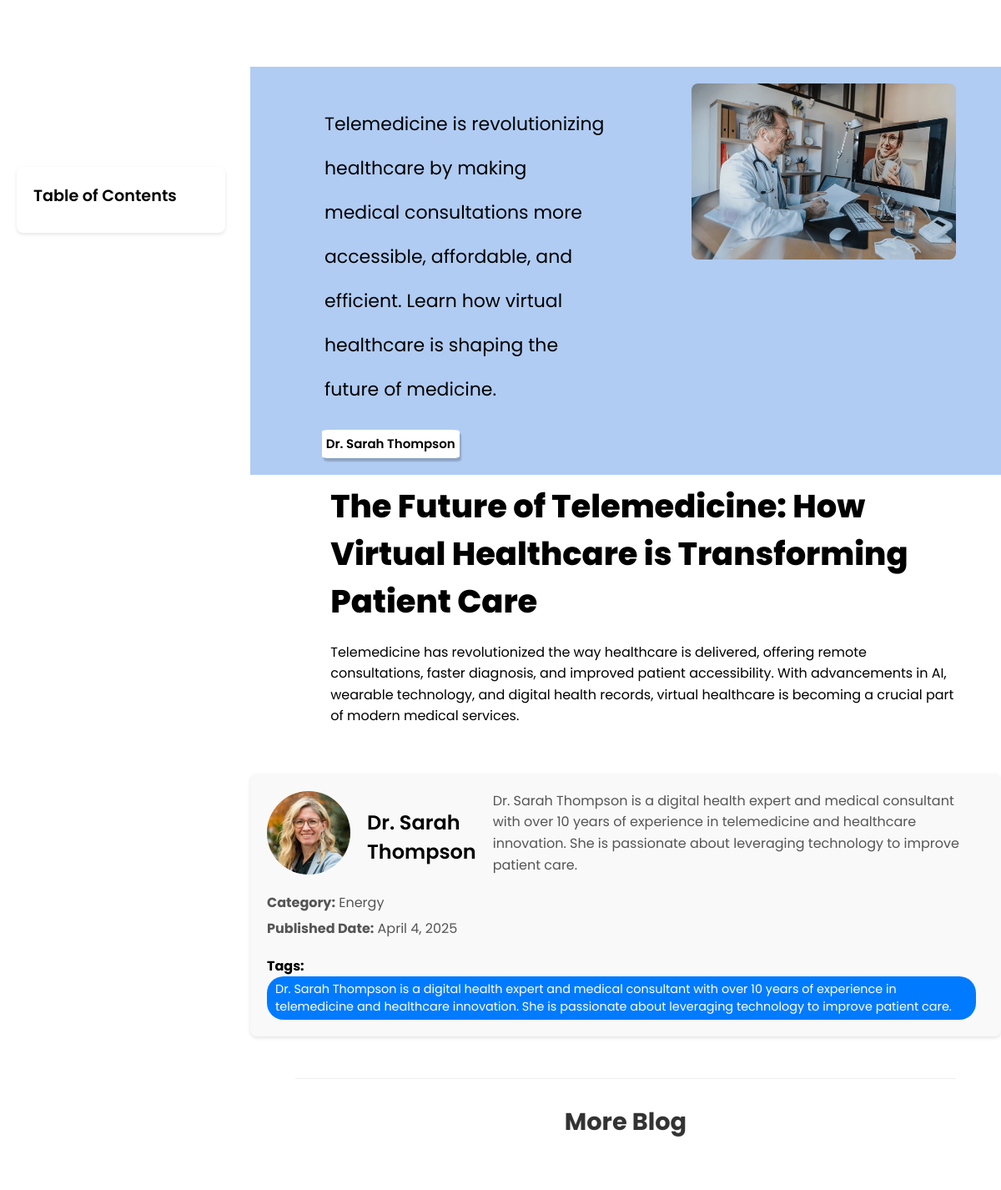
The app's page /blog/esports/the-future-of-telemedicine/ with its own data.
### blog/models.py (models this page shows, shortened)
class Blog(models.Model):
    BLOG_TYPE_CHOICES = [
        ('commerce', 'commerce'),
        ('energy', 'energy'),
        ('esports', 'esports'),
        ('fintech', 'fintech'),
        ('healthcare', 'healthcare'),
        ('realestate', 'realestate'),
        ('tour', 'tour'),
    ]
    title = models.CharField(max_length=255)
    slug = models.SlugField(unique=False, blank=True)
    image = models.ImageField(upload_to="blog/images/blog_images")
    content = models.TextField()
    short_description = models.CharField(max_length=200, blank=True, null=True)
    category = models.CharField(max_length=100)
    published_date = models.DateTimeField(auto_now_add=True)
    author = models.CharField(max_length=100, default="Unknown Author")
    author_description = models.TextField(default="No description available.")
    author_image = models.ImageField(
    upload_to='blog/images/author_images/',
    default='blog/images/author_images/default_author_image.png',
    blank=True, null=True
    )
    active = models.BooleanField(default=True)
    tags = models.ManyToManyField(Tag, blank=True)
    blog_type = models.CharField(
        max_length=20, choices=BLOG_TYPE_CHOICES, default='healthcare'
    )  # Default value corrected

class Tag(models.Model):
    name = models.CharField(max_length=50, unique=True)
    slug = models.SlugField(unique=False, blank=True)

### blog/views.py (the view)
# urls.py: re_path(r"^commerce/(?P<slug>[-\w]+)/$", views.blog_detail, {"blog_type": "commerce"}, name="commerce_blog_detail"),
def blog_detail(request, slug, blog_type=None):
    if blog_type not in dict(Blog.BLOG_TYPE_CHOICES).keys():
        messages.error(request, 'Invalid blog type!')
        return redirect('blog:form')
    blog = get_object_or_404(Blog, slug=slug, blog_type=blog_type)
    recent_blogs = Blog.objects.filter(
        active=True,
        blog_type=blog_type
    ).exclude(
        id=blog.id
    ).order_by(
        "-published_date"
    )[:4]
    return render(request, f'{blog_type}_blog_detail.html', {
        'blog': blog,
        'recent_blogs': recent_blogs,
        'blog_type': blog_type
    })

### blog/templates/esports_blog_detail.html (shortened to what this page needs)
{% load static %}
<!DOCTYPE html>
<html lang="en">
<head>
    <link rel="stylesheet" href="{% static 'css/oracle.css' %}">
    <link rel="stylesheet" href="https://cdnjs.cloudflare.com/ajax/libs/font-awesome/6.7.2/css/all.min.css">
</head>
<body>
    <div class="toc">
        <h3>Table of Contents</h3>
    </div>
    <div class="oracle-body">
        <div class="oracle-mid1">
            <div class="one">
                <p class="see">{{ blog.short_description }}</p>
                <div class="obttns">
                    <div class="obttn1">
                        <p>{{ blog.author }}</p>
                    </div>
                </div>
            </div>
            <div class="two">
                <img src="{{ blog.image.url }}" alt="{{ blog.title }}" class="blog-image">
            </div>
        </div>
        <div class="oracle-middle">
            <div class="oracle-middle-part2">
                <section class="part2-section1">
                    <div class="ERP">
                        <h2 class="rw-ptitle">{{ blog.title }}</h2>
                        <p>{{ blog.content|safe }}</p>
                    </div>
                </section>
            </div>
        </div>
        <div class="author-section">
            <div class="author-info">
                {% if blog.author_image %}
                    <img src="{{ blog.author_image.url }}" alt="{{ blog.author }}">
                {% else %}
                    <img src="{% static 'images/author_images/default_author_image.png' %}" alt="{{ blog.author }}">
                {% endif %}
                <h3>{{ blog.author }}</h3>
                <p>{{ blog.author_description }}</p>
            </div>
            <div class="meta-info">
                <p><strong>Category:</strong> {{ blog.category }}</p>
                <p><strong>Published Date:</strong> {{ blog.published_date|date:"F j, Y" }}</p>
                <div class="tags">
                    <strong>Tags:</strong>
                    {% for tag in blog.tags.all %}
                        <span>{{ tag.name }}</span>
                    {% endfor %}
                </div>
            </div>
        </div>
        <div class="recent-issues">
            <h2>More Blog</h2>
        </div>
    </div>
</body>
</html>

### blog/static/css/oracle.css (style rules this page uses)
* { margin: 0; padding: 0; }
body { width: 100vw; height: 100vh; overflow-x: hidden; font-family: 'Poppins', sans-serif; }
.oracle-body { background-color: white; padding-top: 80px; margin-left: 300px; }
.see { margin-left: 7%; margin-inline: 35px; line-height: 53px; font-size: 22px; width: 71%; color: black; }
.oracle-mid1 { display: flex; background-color: rgb(176, 204, 243); padding: 20px 6%; }
.one { width: 60%; }
.two { width: 40%; }
.blog-image { width: 100%; height: auto; border-radius: 8px; }
.obttns { width: 100%; font-size: 1.4rem; margin-bottom: -1.6rem; display: flex; margin-left: 32px; flex-direction: row; flex-wrap: wrap; justify-content: flex-start; align-items: stretch; }
.obttn1 { border-radius: 6%; padding: 1%; font-size: 15px; background-color: white; box-shadow: 2px 4px 2px rgba(0, 0, 0, 0.2); position: relative; display: flex; direction: row; flex-wrap: wrap; justify-content: stretch; align-items: center; margin: 0 1.6rem 1.6rem 0; }
.obttn1 p { margin: 0; font-weight: 600; }
.oracle-middle { display: flex; flex-direction: row; flex-wrap: nowrap; justify-content: space-between; align-items: stretch; position: relative; z-index: 1; padding-left: 48px; padding-right: 48px; margin-top: 1%; }
.oracle-middle-part2 { width: 100%; padding-left: 6%; }
.ERP { max-width: 1468px; }
.rw-ptitle { font-size: 2.4rem; font-weight: 800; font-family: 'Poppins', sans-serif; margin-bottom: 20px; }
p { font-family: 'Poppins', sans-serif; display: block; margin-block-start: 1em; margin-block-end: 1em; margin-inline-start: 0px; margin-inline-end: 0px; unicode-bidi: isolate; line-height: 1.6; }
.author-section { margin-top: 40px; padding: 20px; background-color: #f9f9f9; border-radius: 8px; box-shadow: 0 2px 4px rgba(0, 0, 0, 0.1); }
.author-info { display: flex; align-items: center; gap: 20px; }
.author-info img { width: 100px; height: 100px; border-radius: 50%; object-fit: cover; }
.author-info h3 { margin: 0; font-size: 1.5rem; font-weight: 600; }
.author-info p { margin: 0; font-size: 1rem; color: #555; }
.meta-info { margin-top: 20px; }
.meta-info p { margin: 5px 0; }
.tags { margin-top: 10px; }
.tags span { display: inline-block; background-color: #007bff; color: white; padding: 5px 10px; border-radius: 20px; margin-right: 10px; font-size: 0.9rem; }
html { scroll-behavior: smooth; }
.author-section img { width: 100px; height: 100px; border-radius: 50%; object-fit: cover; }
.author-section h3 { margin-top: 10px; font-size: 1.5rem; font-weight: 600; }
.author-section p { font-size: 1rem; color: #555; }
.tags { margin-top: 20px; }
.toc { position: fixed; top: 200px; left: 20px; width: 250px; background: #fff; padding: 20px; border-radius: 8px; box-shadow: 0 2px 4px rgba(0, 0, 0, 0.1); z-index: 1000; }
.toc h3 { font-size: 1.2rem; font-weight: 600; margin-bottom: 10px; }
.recent-issues { margin: 50px 6% 0; padding: 30px 0; border-top: 1px solid #eee; }
.recent-issues h2 { font-size: 1.8rem; margin-bottom: 30px; text-align: center; color: #333; }

### records on screen
Blog: short_description "Telemedicine is revolutionizing healthcare by making medical consultations more accessible, affordable, and efficient. Learn how virtual healthcare is shaping the future of medicine.", author "Dr. Sarah Thompson", image (placeholder picture), title "The Future of Telemedicine: How Virtual Healthcare is Transforming Patient Care", content "Telemedicine has revolutionized the way healthcare is delivered, offering remote consultations, faster diagnosis, and improved patient accessibility. With advancements in AI, wearable technology, and digital health records, virtual healthcare is becoming a crucial part of modern medical services.", author_image (picture), author_description "Dr. Sarah Thompson is a digital health expert and medical consultant with over 10 years of experience in telemedicine and healthcare innovation. She is passionate about leveraging technology to improve patient care.", category "Energy", published_date "April 4, 2025"
Tag: name "Dr. Sarah Thompson is a digital health expert and medical consultant with over 10 years of experience in telemedicine and healthcare innovation. She is passionate about leveraging technology to improve patient care."
